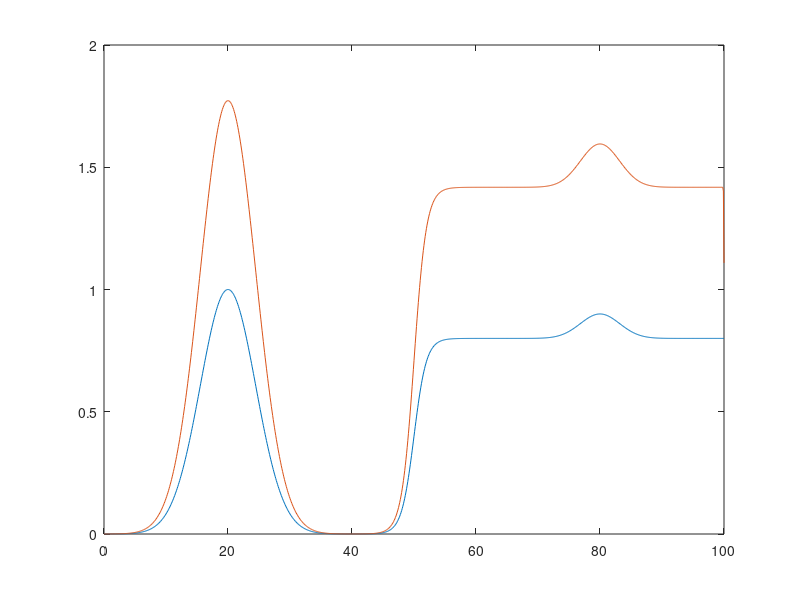

Reproduce this figure in MATLAB.
step=0.1;
x=0:step:100;
% x./10 + 
m = 0.8 ./ ( exp(-x+50) + 1 );
m = m + exp(-(x-20).*(x-20)/40);
m = m + 0.1.*exp(-(x-80).*(x-80)/20);
% plot(x,m);

sx=0:1:10;
sy=exp(-(sx-5).*(sx-5));
co=conv(m,sy);
n=ceil(length(sx)/2);
plot(x',[m',co(n:length(co)-n+1)']);
